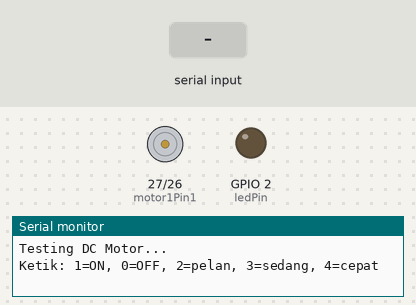
This sketch was run on a simulated ESP32. Shown: motor-driver pin pairs drawn as motors (green arrow = first pin HIGH = forward, orange = second pin HIGH = backward, longer = more drive, scaled by the enable pin), output pins drawn as LEDs (lit = HIGH), the last lines printed to the serial monitor. The inputs (shaded band) are chosen by the test bench.

Above: at 1.2 s.
1.3 s: "1" received over Serial
At 2.2 s:
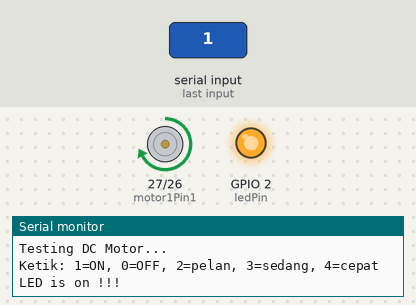
2.8 s: "0" received over Serial
At 3.5 s:
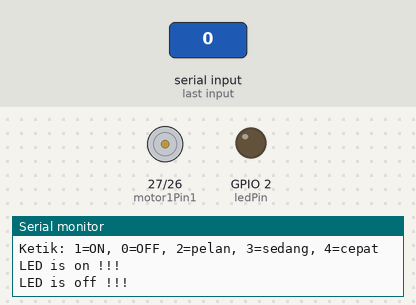
4.3 s: "2" received over Serial
At 5.5 s:
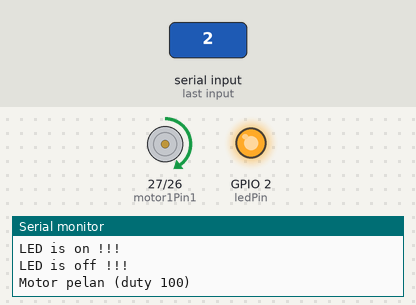
5.8 s: "3" received over Serial
At 7.0 s:
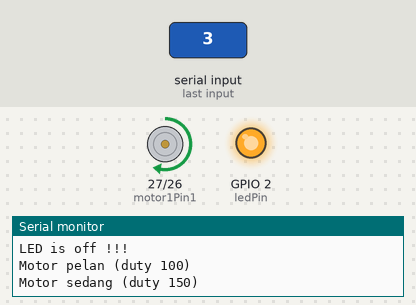
Timing chart, 0 to 8.3 s (numbered marks = the images above; inputs shaded):
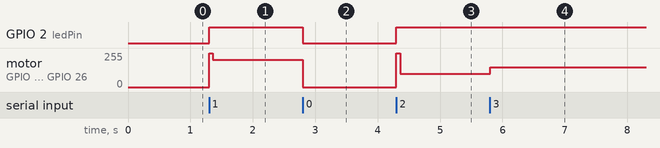

The sketch:

on_off_Motor_modifikasi.ino
```cpp
int ledPin = 2;
char myData = 0;

int motor1Pin1 = 27;
int motor1Pin2 = 26;
int enable1Pin = 12;

// Setting PWM properties
const int freq = 5000;  // DIUBAH v3: 30000 -> 5000 Hz
const int pwmChannel = 0;
const int resolution = 8;
int dutyCycle = 200;

const int kickDuty = 255;
const int kickTime = 60;
bool motorRunning = false;

const byte pin_rpm = 13;
int volatile rev = 0;

void setup()
{
  pinMode(ledPin, OUTPUT);
  Serial.begin(115200);

  pinMode(motor1Pin1, OUTPUT);
  pinMode(motor1Pin2, OUTPUT);
  pinMode(enable1Pin, OUTPUT);
  pinMode(pin_rpm, INPUT_PULLUP);

  ledcSetup(pwmChannel, freq, resolution);
  ledcAttachPin(enable1Pin, pwmChannel);

  Serial.println("Testing DC Motor...");
  Serial.println("Ketik: 1=ON, 0=OFF, 2=pelan, 3=sedang, 4=cepat");
}

// Motor maju dengan kecepatan (duty cycle 0-255)
void MotorOn(int speed)
{
  dutyCycle = speed;
  digitalWrite(motor1Pin1, HIGH);
  digitalWrite(motor1Pin2, LOW);

  // hanya jika motor sebelumnya diam dan kecepatan target rendah
  if (!motorRunning && speed < kickDuty) {
    ledcWrite(pwmChannel, kickDuty);
    delay(kickTime);
  }

  ledcWrite(pwmChannel, dutyCycle);
  motorRunning = true;
}

void MotorOff()
{
  dutyCycle = 0;
  digitalWrite(motor1Pin1, HIGH);
  digitalWrite(motor1Pin2, LOW);
  ledcWrite(pwmChannel, dutyCycle);
  motorRunning = false;
}

void loop()
{
  if (Serial.available() > 0) {
    myData = Serial.read();

    if (myData == '1') {
      Serial.println("LED is on !!!");
      digitalWrite(ledPin, HIGH);
      MotorOn(205);
    }
    else if (myData == '0') {
      Serial.println("LED is off !!!");
      digitalWrite(ledPin, LOW);
      MotorOff();
    }
    else if (myData == '2') {
      Serial.println("Motor pelan (duty 100)");
      digitalWrite(ledPin, HIGH);
      MotorOn(100);
    }
    else if (myData == '3') {
      Serial.println("Motor sedang (duty 150)");
      digitalWrite(ledPin, HIGH);
      MotorOn(150);
    }
    else if (myData == '4') {
      Serial.println("Motor cepat (duty 255)");
      digitalWrite(ledPin, HIGH);
      MotorOn(255);
    }
  }
}
```

Measured:
- after the input at 1.3 s, GPIO 2 (ledPin): LOW → HIGH at once; motor on GPIO 27 (motor1Pin1) / GPIO 26 (motor1Pin2): stopped → forward 255/255 at once, → forward 204/255 0.06 s later
- after the input at 2.8 s, GPIO 2 (ledPin): HIGH → LOW at once; motor on GPIO 27 (motor1Pin1) / GPIO 26 (motor1Pin2): forward 204/255 → stopped at once
- after the input at 4.3 s, GPIO 2 (ledPin): LOW → HIGH at once; motor on GPIO 27 (motor1Pin1) / GPIO 26 (motor1Pin2): stopped → forward 255/255 at once, → forward 100/255 0.06 s later
- after the input at 5.8 s, motor on GPIO 27 (motor1Pin1) / GPIO 26 (motor1Pin2): forward 100/255 → forward 149/255 at once
